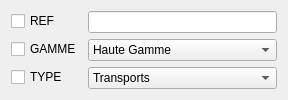
                  <widget class="QWidget" name="formLayoutWidget_2">
                   <property name="geometry">
                    <rect>
                     <x>10</x>
                     <y>39</y>
                     <width>288</width>
                     <height>95</height>
                    </rect>
                   </property>
                   <layout class="QFormLayout" name="formLayout_5">
                    <item row="0" column="0">
                     <widget class="QCheckBox" name="checkBox_RefE">
                      <property name="text">
                       <string>REF</string>
                      </property>
                     </widget>
                    </item>
                    <item row="2" column="0">
                     <widget class="QCheckBox" name="checkBox_typeE">
                      <property name="text">
                       <string>TYPE</string>
                      </property>
                     </widget>
                    </item>
                    <item row="1" column="0">
                     <widget class="QCheckBox" name="checkBox_gammeE">
                      <property name="text">
                       <string>GAMME</string>
                      </property>
                     </widget>
                    </item>
                    <item row="0" column="1">
                     <widget class="QLineEdit" name="lineEdit_7"/>
                    </item>
                    <item row="1" column="1">
                     <widget class="QComboBox" name="cb_rechGE">
                      <item>
                       <property name="text">
                        <string>Haute Gamme</string>
                       </property>
                      </item>
                      <item>
                       <property name="text">
                        <string>Moyenne Gamme</string>
                       </property>
                      </item>
                     </widget>
                    </item>
                    <item row="2" column="1">
                     <widget class="QComboBox" name="cb_rechTE">
                      <item>
                       <property name="text">
                        <string>Transports</string>
                       </property>
                      </item>
                      <item>
                       <property name="text">
                        <string>Jouets</string>
                       </property>
                      </item>
                      <item>
                       <property name="text">
                        <string>Accessoires</string>
                       </property>
                      </item>
                      <item>
                       <property name="text">
                        <string>Vestimenatire</string>
                       </property>
                      </item>
                      <item>
                       <property name="text">
                        <string>Conteneurs nourriture</string>
                       </property>
                      </item>
                      <item>
                       <property name="text">
                        <string>Essentiels</string>
                       </property>
                      </item>
                     </widget>
                    </item>
                   </layout>
                  </widget>
